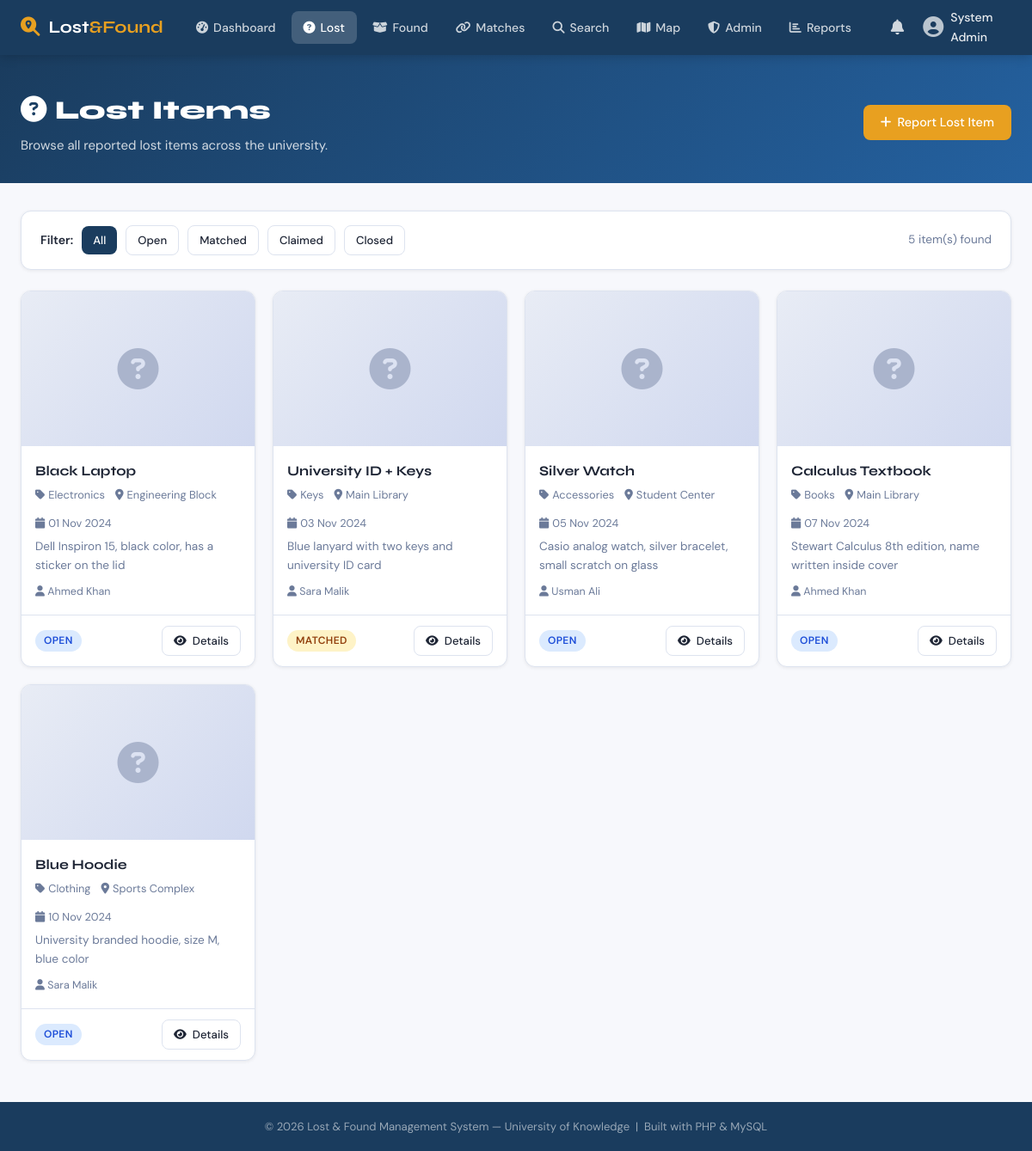
/lost-items.php (signed in), run on the app's committed database.
### tables this page shows
CREATE TABLE IF NOT EXISTS lost_items (
    item_id        INT UNSIGNED AUTO_INCREMENT PRIMARY KEY,
    user_id        INT UNSIGNED NOT NULL,
    category_id    INT UNSIGNED NOT NULL,
    location_id    INT UNSIGNED NOT NULL,
    name           VARCHAR(150) NOT NULL,
    description    TEXT,
    date_lost      DATE NOT NULL,
    image_path     VARCHAR(255) DEFAULT NULL,
    status         ENUM('open','matched','claimed','closed') DEFAULT 'open',
    created_at     DATETIME DEFAULT CURRENT_TIMESTAMP,
    updated_at     DATETIME DEFAULT CURRENT_TIMESTAMP ON UPDATE CURRENT_TIMESTAMP,
    CONSTRAINT fk_lost_user     FOREIGN KEY (user_id)     REFERENCES users(user_id)     ON DELETE CASCADE,
    CONSTRAINT fk_lost_cat      FOREIGN KEY (category_id) REFERENCES categories(category_id),
    CONSTRAINT fk_lost_loc      FOREIGN KEY (location_id) REFERENCES locations(location_id)
);

CREATE TABLE IF NOT EXISTS categories (
    category_id  INT UNSIGNED AUTO_INCREMENT PRIMARY KEY,
    name         VARCHAR(80) NOT NULL UNIQUE,
    icon         VARCHAR(50) DEFAULT 'tag'
);

CREATE TABLE IF NOT EXISTS locations (
    location_id  INT UNSIGNED AUTO_INCREMENT PRIMARY KEY,
    building     VARCHAR(100) NOT NULL,
    room         VARCHAR(50),
    description  VARCHAR(255),
    latitude     DECIMAL(10,8),
    longitude    DECIMAL(11,8),
    created_at   DATETIME DEFAULT CURRENT_TIMESTAMP
);

CREATE TABLE IF NOT EXISTS users (
    user_id      INT UNSIGNED AUTO_INCREMENT PRIMARY KEY,
    full_name    VARCHAR(100) NOT NULL,
    email        VARCHAR(150) NOT NULL UNIQUE,
    password     VARCHAR(255) NOT NULL,           
    phone        VARCHAR(20),
    role         ENUM('admin','user') NOT NULL DEFAULT 'user',
    avatar       VARCHAR(255)         DEFAULT 'default.png',
    is_active    TINYINT(1)           DEFAULT 1,
    created_at   DATETIME             DEFAULT CURRENT_TIMESTAMP,
    updated_at   DATETIME             DEFAULT CURRENT_TIMESTAMP ON UPDATE CURRENT_TIMESTAMP
);

### lost-items.php (the view, shortened to what this page needs)
<?php
require_once __DIR__ . '/includes/functions.php';
$filter = $_GET['status'] ?? '';
$items  = getLostItems(0, $filter);
?>
<?php require __DIR__ . '/includes/header.php'; ?>
<div class="page-header">
  <div class="container" style="display:flex;align-items:center;justify-content:space-between;flex-wrap:wrap;gap:16px;">
    <div>
      <h1><i class="fa fa-circle-question"></i> Lost Items</h1>
      <p>Browse all reported lost items across the university.</p>
    </div>
    <a href="<?= SITE_URL ?>/report-lost.php" class="btn btn-accent"><i class="fa fa-plus"></i> Report Lost Item</a>
  </div>
</div>
<div class="page-body">
<div class="container">
  <div class="card mb-3">
    <div class="card-body" style="padding:16px 22px;">
      <div style="display:flex;gap:10px;flex-wrap:wrap;align-items:center;">
        <span style="font-weight:600;font-size:.88rem;">Filter:</span>
        <?php
        $statuses = [''=>'All', 'open'=>'Open', 'matched'=>'Matched', 'claimed'=>'Claimed', 'closed'=>'Closed'];
        foreach ($statuses as $val => $label):
          $active = ($filter === $val) ? 'btn-primary' : 'btn-outline';
        ?>
        <a href="?status=<?= $val ?>" class="btn btn-sm <?= $active ?>"><?= $label ?></a>
        <?php endforeach; ?>
        <span style="margin-left:auto;font-size:.85rem;color:var(--text-muted)"><?= count($items) ?> item(s) found</span>
      </div>
    </div>
  </div>
  <?php if ($items): ?>
  <div class="items-grid">
    <?php foreach ($items as $item): ?>
    <div class="item-card">
      <?php if ($item['image_path'] && file_exists(UPLOAD_DIR . $item['image_path'])): ?>
        <img src="<?= UPLOAD_URL . $item['image_path'] ?>" alt="<?= sanitize($item['name']) ?>" class="item-thumb">
      <?php else: ?>
        <div class="item-thumb-placeholder"><i class="fa fa-circle-question"></i></div>
      <?php endif; ?>
      <div class="item-info">
        <div class="item-name"><?= sanitize($item['name']) ?></div>
        <div class="item-meta">
          <span><i class="fa fa-tag"></i> <?= sanitize($item['category']) ?></span>
          <span><i class="fa fa-location-dot"></i> <?= sanitize($item['building']) ?></span>
          <span><i class="fa fa-calendar"></i> <?= date('d M Y', strtotime($item['date_lost'])) ?></span>
        </div>
        <div class="item-desc"><?= sanitize($item['description']) ?></div>
        <div style="font-size:.78rem;color:var(--text-muted);margin-top:4px;">
          <i class="fa fa-user"></i> <?= sanitize($item['reporter']) ?>
        </div>
      </div>
      <div class="item-footer">
        <?= statusBadge($item['status']) ?>
        <a href="<?= SITE_URL ?>/item-detail.php?type=lost&id=<?= $item['item_id'] ?>" class="btn btn-outline btn-sm">
          <i class="fa fa-eye"></i> Details
        </a>
      </div>
    </div>
    <?php endforeach; ?>
  </div>
  <?php endif; ?>
</div>
</div>
<?php require __DIR__ . '/includes/footer.php'; ?>

### includes/functions.php (shortened to what this page needs)
<?php
function getLostItems(int $userId = 0, string $status = ''): array {
    $db  = getDB();
    $sql = "SELECT li.*, c.name AS category, l.building, l.room, u.full_name AS reporter
            FROM lost_items li
            JOIN categories c ON li.category_id = c.category_id
            JOIN locations  l ON li.location_id  = l.location_id
            JOIN users      u ON li.user_id       = u.user_id
            WHERE 1=1";
    $params = [];
    $sql .= " ORDER BY li.created_at DESC";
    $s = $db->prepare($sql);
    $s->execute($params);
    return $s->fetchAll();
}
function sanitize(string $s): string {
    return htmlspecialchars(trim($s), ENT_QUOTES, 'UTF-8');
}
function statusBadge(string $status): string {
    $map = [
        'open'    => 'badge-open',
        'matched' => 'badge-matched',
        'claimed' => 'badge-claimed',
        'closed'  => 'badge-closed',
        'pending' => 'badge-pending',
        'approved'=> 'badge-approved',
        'rejected'=> 'badge-rejected',
        'verified'=> 'badge-verified',
    ];
    $cls = $map[$status] ?? 'badge-open';
    return "<span class=\"badge {$cls}\">" . ucfirst($status) . "</span>";
}

### assets/css/main.css (style rules this page uses)
:root { --primary: #1a3c5e; --primary-lt: #2461a0; --accent: #e8a020; --accent-dk: #c4870a; --surface: #f7f8fc; --card: #ffffff; --border: #dde3ef; --text: #1e2535; --text-muted: #6b7a99; --success: #16a34a; --danger: #dc2626; --warning: #d97706; --info: #0284c7; --radius: 12px; --shadow-sm: 0 1px 4px rgba(0,0,0,.07); --shadow-md: 0 4px 16px rgba(0,0,0,.10); --shadow-lg: 0 8px 32px rgba(0,0,0,.14); --font-display: 'Syne', sans-serif; --font-body: 'DM Sans', sans-serif; --nav-h: 64px; }
*, *::before, *::after { box-sizing: border-box; margin: 0; padding: 0; }
html { scroll-behavior: smooth; }
body { font-family: var(--font-body); background: var(--surface); color: var(--text); font-size: 15px; line-height: 1.6; min-height: 100vh; display: flex; flex-direction: column; }
a { color: var(--primary-lt); text-decoration: none; }
.container { max-width: 1200px; margin: 0 auto; padding: 0 24px; }
.page-header { background: linear-gradient(135deg, var(--primary) 0%, var(--primary-lt) 100%); color: #fff; padding: 40px 0 32px; }
.page-header h1 { font-family: var(--font-display); font-size: 1.9rem; font-weight: 800; }
.page-header p { opacity: .8; margin-top: 4px; }
.page-body { padding: 32px 0 48px; }
.card { background: var(--card); border: 1px solid var(--border); border-radius: var(--radius); box-shadow: var(--shadow-sm); }
.card-body { padding: 22px; }
.items-grid { display: grid; grid-template-columns: repeat(auto-fill, minmax(270px, 1fr)); gap: 20px; }
.item-card { background: var(--card); border: 1px solid var(--border); border-radius: var(--radius); overflow: hidden; box-shadow: var(--shadow-sm); transition: transform .2s, box-shadow .2s; display: flex; flex-direction: column; }
.item-thumb-placeholder { width: 100%; height: 180px; background: linear-gradient(135deg, #e8ecf5 0%, #d0d8ef 100%); display: flex; align-items: center; justify-content: center; font-size: 3rem; color: #aab4cc; }
.item-info { padding: 16px; flex: 1; display: flex; flex-direction: column; gap: 6px; }
.item-name { font-family: var(--font-display); font-weight: 700; font-size: 1rem; }
.item-meta { font-size: .8rem; color: var(--text-muted); display: flex; gap: 12px; flex-wrap: wrap; }
.item-meta span { display: flex; align-items: center; gap: 4px; }
.item-desc { font-size: .85rem; color: var(--text-muted); overflow: hidden; display: -webkit-box; -webkit-line-clamp: 2; -webkit-box-orient: vertical; }
.item-footer { padding: 12px 16px; border-top: 1px solid var(--border); display: flex; justify-content: space-between; align-items: center; }
.badge { display: inline-flex; align-items: center; padding: 3px 10px; border-radius: 99px; font-size: .75rem; font-weight: 600; text-transform: uppercase; letter-spacing: .03em; }
.badge-open { background: #dbeafe; color: #1d4ed8; }
.badge-matched { background: #fef3c7; color: #92400e; }
.btn { display: inline-flex; align-items: center; gap: 7px; padding: 9px 20px; border-radius: 8px; font-family: var(--font-body); font-size: .9rem; font-weight: 500; border: none; cursor: pointer; transition: all .15s; text-decoration: none; white-space: nowrap; }
.btn-primary { background: var(--primary); color: #fff; }
.btn-accent { background: var(--accent); color: #fff; }
.btn-outline { background: transparent; border: 1px solid var(--border); color: var(--text); }
.btn-sm { padding: 6px 13px; font-size: .82rem; }
.mb-3 { margin-bottom: 24px; }

### data on the page
lost_items: name "Black Laptop", category.name "Electronics", location.building "Engineering Block", date_lost "01 Nov 2024", description "Dell Inspiron 15, black color, has a sticker on the lid", user.full_name "Ahmed Khan", status "OPEN"
lost_items: name "University ID + Keys", category.name "Keys", location.building "Main Library", date_lost "03 Nov 2024", description "Blue lanyard with two keys and university ID card", user.full_name "Sara Malik", status "MATCHED"
lost_items: name "Silver Watch", category.name "Accessories", location.building "Student Center", date_lost "05 Nov 2024", description "Casio analog watch, silver bracelet, small scratch on glass", user.full_name "Usman Ali", status "OPEN"
lost_items: name "Calculus Textbook", category.name "Books", location.building "Main Library", date_lost "07 Nov 2024", description "Stewart Calculus 8th edition, name written inside cover", user.full_name "Ahmed Khan", status "OPEN"
lost_items: name "Blue Hoodie", category.name "Clothing", location.building "Sports Complex", date_lost "10 Nov 2024", description "University branded hoodie, size M, blue color", user.full_name "Sara Malik", status "OPEN"

### other printed values
$_SESSION['full_name'] "System Admin"
$label "All"
$label "Open"
$label "Matched"
$label "Claimed"
$label "Closed"
count($items) "5"
